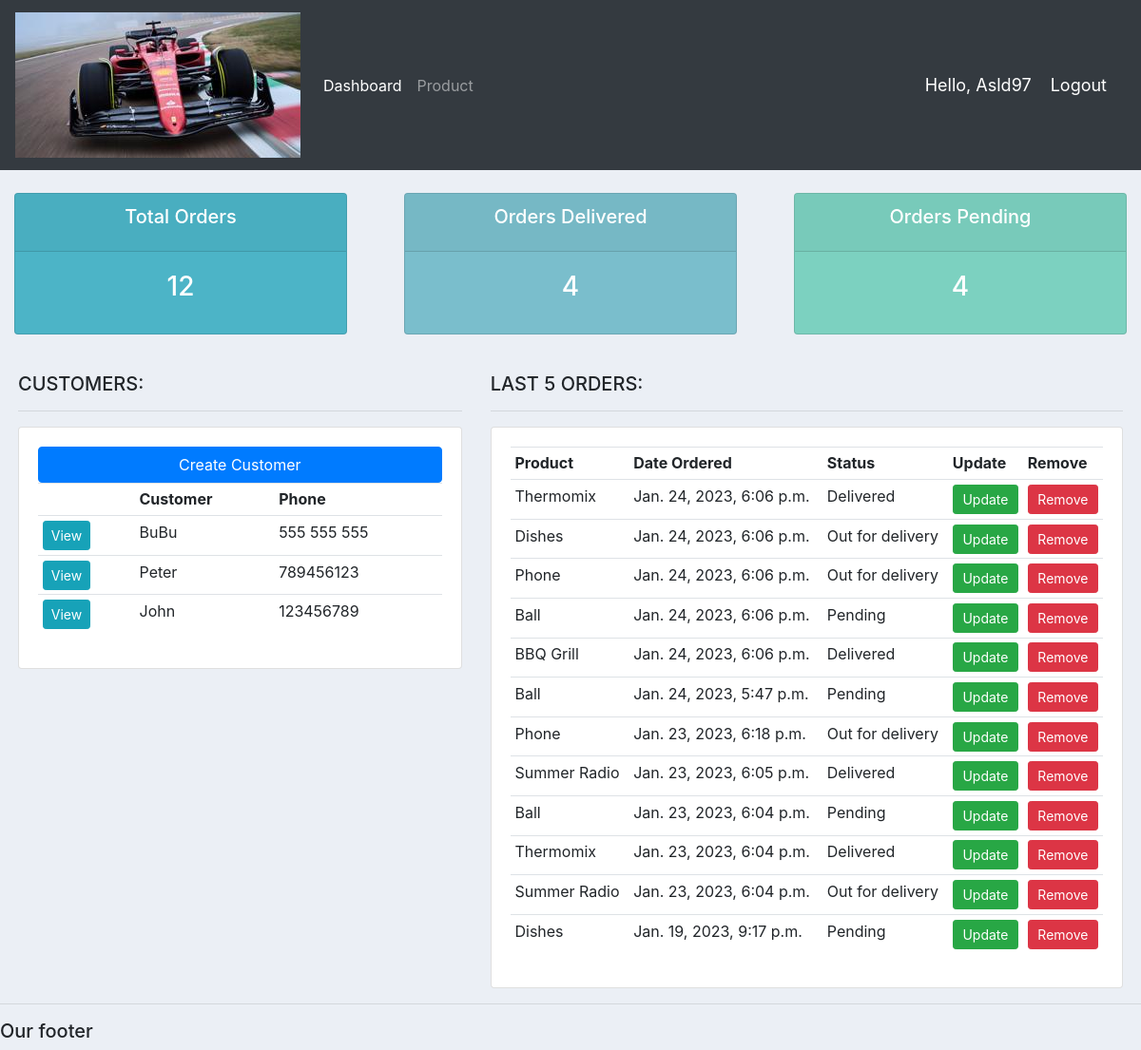
Page / (signed in) on the earlier database version.
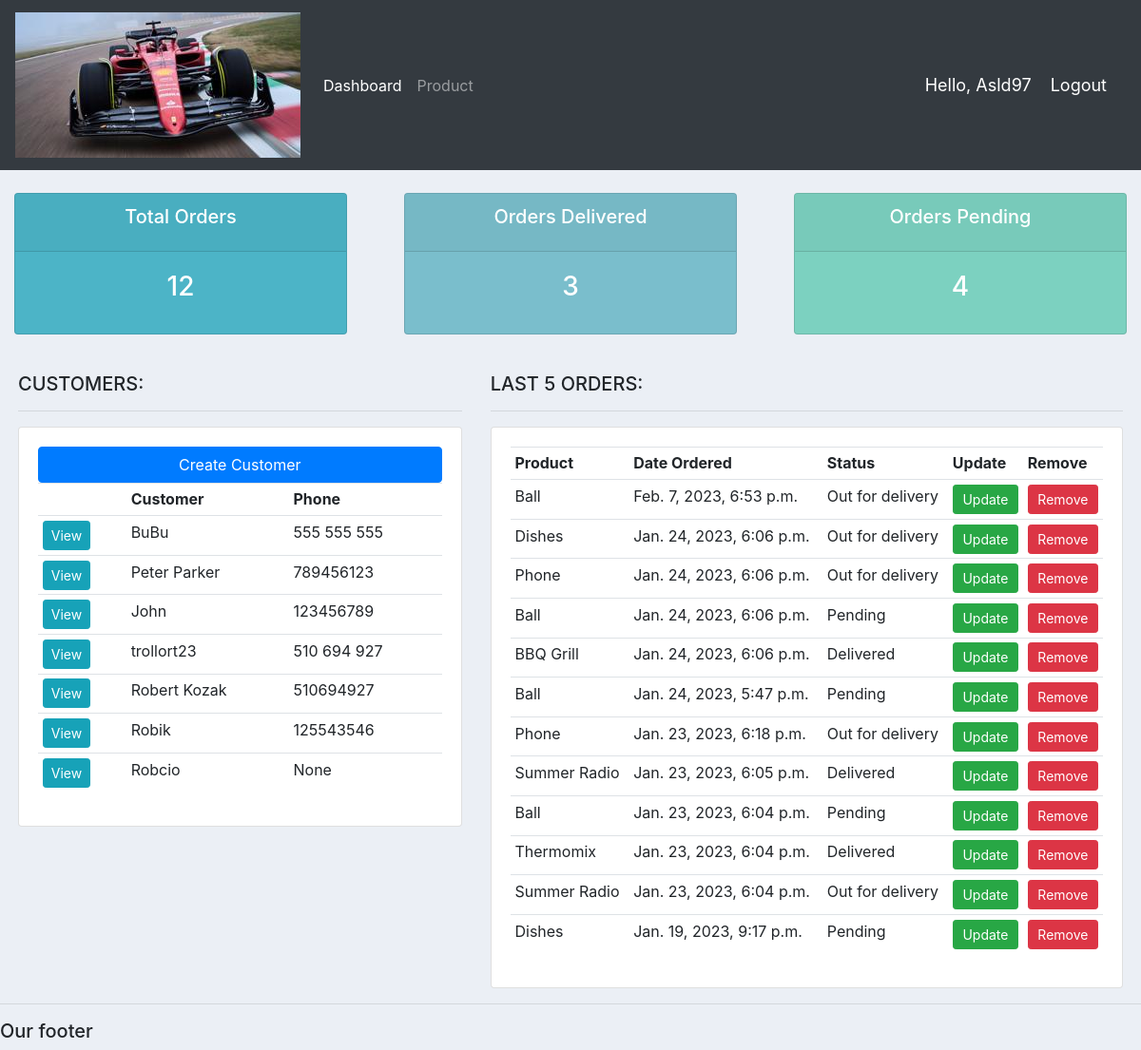
Same page on the later database version.
### accounts/models.py (models this page shows, shortened)
class Customer(models.Model):
    user = models.OneToOneField(User, null=True, blank=True, on_delete=models.CASCADE) # models.CASCADE -> after deleting user, we delete customer relaton
    name = models.CharField(max_length=200, null=True)
    phone = models.CharField(max_length=200, null=True)
    email = models.CharField(max_length=200, null=True)
    date_created = models.DateTimeField(auto_now_add=True, null=True)
    profile_pic = models.ImageField(default="default.png", null=True, blank=True)

class Order(models.Model):
    STATUS = (
        ('Pending', 'Pending'), #(A,B) - A -> Value to be set, B -> value seen in the list
        ('Out for delivery', 'Out for delivery'),
        ('Delivered', 'Delivered'),
    )
    customer = models.ForeignKey(Customer, null=True, on_delete= models.SET_NULL)
    product = models.ForeignKey(Product, null=True, on_delete= models.SET_NULL)
    status = models.CharField(max_length=200, null=True, choices=STATUS)
    date_created = models.DateTimeField(auto_now_add=True, null=True)
    note = models.CharField(max_length=1000, null=True)

class Product(models.Model):
    CATEGORY = (
        ('Indoor', 'Indoor'),
        ('Outdoor', 'Outdoor'),
    )
    name = models.CharField(max_length=200, null=True)
    price = models.FloatField(null=True)
    category = models.CharField(max_length=200, null=True, choices=CATEGORY)
    description = models.CharField(max_length=200, null=True)
    tags = models.ManyToManyField(Tag)
    date_created = models.DateTimeField(auto_now_add=True, null=True)
    def __str__(self):
        return self.name or ''

### accounts/decorators.py (the view)
    def wrapper_func(request, *args, **kwargs):
        group = None
        if request.user.groups.exists():
            group = request.user.groups.all()[0].name
        if group == 'customer':
            return redirect('crm-user-page')
        if group == 'admin':
            return view_func(request, *args, **kwargs)

### accounts/views.py (called while the page is built)
@login_required(login_url='/login') # -> We cane use name from urls
@admin_only
def home(request):
    customers = Customer.objects.all()
    orders = Order.objects.all().order_by('-id')
    total_customers = customers.count()
    total_orders = orders.count()
    delivered = orders.filter(status = 'Delivered').count()
    pending = orders.filter(status = 'Pending').count()
    context = {
        'customers': customers,
        'orders': orders,
        'total_customers': total_customers,
        'total_orders': total_orders,
        'delivered': delivered,
        'pending': pending,
         }
    return render(request, 'accounts/dashboard.html', context)

### accounts/templates/accounts/dashboard.html
{% extends 'accounts/main.html' %}
{% block content %}
{% include 'accounts/status.html' %}
<br>
<div class="row mr-1 ml-1">
    <div class="col-md-5">
        <h5> CUSTOMERS: </h5>
        <hr>
        <div class="card card-body">
            <a class="btn btn-primary btn sm btn-block" href="#"> Create Customer </a>
            <table class="table table-sm">
                <tr>
                    <th></th>
                    <th>Customer</th>
                    <th>Phone</th>
                </tr>
                {% for customer in customers %}
                <tr>
                    <td> <a href="{% url 'crm-customer' customer.id %}" class="btn btn-sm btn-info">View</a></td>
                    <td> {{ customer.name }} </td>
                    <td> {{ customer.phone }} </td>
                </tr>
                {% endfor %}
            </table>
        </div>
    </div>
    <div class="col-md-7">
        <h5> LAST 5 ORDERS: </h5>
        <hr>
        <div class="card card-body">
            <table class="table table-sm">
                <tr>
                    <th>Product</th>
                    <th>Date Ordered</th>
                    <th>Status</th>
                    <th>Update</th>
                    <th>Remove</th>
                </tr>
                {% for order in orders %}
                <tr>
                    <td> {{ order.product }} </td>
                    <td> {{ order.date_created }} </td>
                    <td> {{ order.status }} </td>
                    <td> <a href="{% url 'crm-update-order' order.id %}" class="btn btn-success btn-sm btn-block"> Update  </a> </td>
                    <td> <a href="{% url 'crm-delete-order' order.id %}"  class="btn btn-danger btn-sm btn-block"> Remove </a> </td>
                </tr>
                {% endfor %}
            </table>
        </div>
    </div>
</div>
{% endblock %}

### accounts/templates/accounts/main.html (shortened to what this page needs)
{% load static %}
<!DOCTYPE html>
<html>
<head>
    <link rel="stylesheet" href="https://cdn.jsdelivr.net/npm/bootstrap@4.0.0/dist/css/bootstrap.min.css">
    <link rel="stylesheet" type="text/css" href="{% static 'css/main.css' %}">
</head>
<body>
    {% include 'accounts/navbar.html' %}
    {% block content %}
    {% endblock %}
    <hr>
    <h5> Our footer </h5>
</body>
</html>

### accounts/templates/accounts/navbar.html (shortened to what this page needs)
{% load static %}
<nav class="navbar navbar-expand-lg navbar-dark bg-dark">
    <a class="navbar-brand" href="{% url 'crm-home' %}"> <img src="{% static 'images/Ferrari_2022.jpg' %}"> </a>
    <div class="collapse navbar-collapse" id="navbarNav">
      <ul class="navbar-nav">
        {% if request.user.is_staff %}
        <li class="nav-item active">
          <a class="nav-link" href="{% url 'crm-home' %}"> Dashboard </a>
        </li>
        <li class="nav-item">
            <a class="nav-link" href="{% url 'crm-product' %}"> Product </a>
        </li>
        {% else %}
        <li class="nav-item">
          <a class="nav-link" href="{% url 'crm-account' %}"> Settings </a>
        </li>
        {% endif %}
      </ul>
    </div>
    <span class="hello-msg "> Hello, {{request.user}} </span>
    <span ><a class="hello-msg " href="{% url 'crm-logout' %}"> Logout </a></span>
  </nav>

### accounts/templates/accounts/status.html
<br>
<div class="row">
    <div class="col">
        <div class="col-md">
            <div class="card text-center text-white mb-3" id="total-orders">
                <div class ="card-header">
                    <h5 class="card-title"> Total Orders </h5>
                </div>
                <div class="card-body">
                    <h3 class="card-title">{{ total_orders }}</h3>
                </div>
            </div>
        </div>
    </div>
    <div class="col">
        <div class="col-md">
            <div class="card text-center text-white mb-3" id="orders-delivered">
                <div class ="card-header">
                    <h5 class="card-title"> Orders Delivered </h5>
                </div>
                <div class="card-body">
                    <h3 class="card-title">{{ delivered }}</h3>
                </div>
            </div>
        </div>
    </div>
    <div class="col">
        <div class="col-md">
            <div class="card text-center text-white mb-3" id="orders-pending">
                <div class ="card-header">
                    <h5 class="card-title"> Orders Pending </h5>
                </div>
                <div class="card-body">
                    <h3 class="card-title"> {{ pending }}</h3>
                </div>
            </div>
        </div>
    </div>
</div>

### static/css/main.css (style rules this page uses)
body { background-color: #ebeff5; }
#total-orders { background-color: #4cb4c7; }
#orders-delivered { background-color: #7abecc; }
#orders-pending { background-color: #7cd1c0; }

### accounts/templates/accounts/navbar.html (style rules this page uses)
.hello-msg { font-size: 18px; color: #fff; margin-right: 20px; }

Differences in the rows shown:
removed Order: product "Thermomix", date_created "Jan. 24, 2023, 6:06 p.m.", status "Delivered"
changed Customer: name "Peter" → "Peter Parker"
added Customer: name "trollort23", phone "510 694 927"
added Customer: name "Robert Kozak", phone "510694927"
added Customer: name "Robik", phone "125543546"
added Customer: name "Robcio", phone "None"
added Order: product "Ball", date_created "Feb. 7, 2023, 6:53 p.m.", status "Out for delivery"
Other differences:
{{ delivered }}: "4" → "3"
